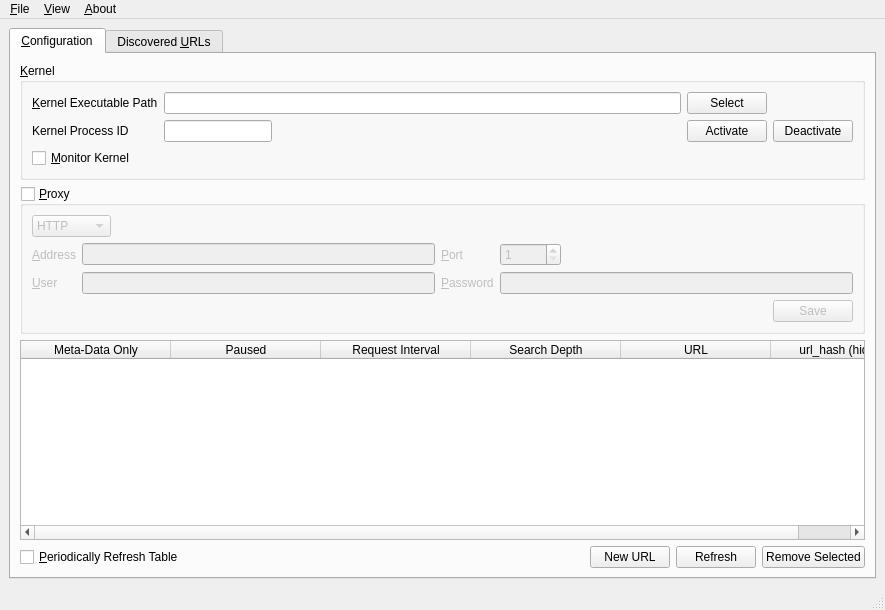
<?xml version="1.0" encoding="UTF-8"?>
<ui version="4.0">
 <class>pandamonium_mainwindow</class>
 <widget class="QMainWindow" name="pandamonium_mainwindow">
  <property name="geometry">
   <rect>
    <x>0</x>
    <y>0</y>
    <width>885</width>
    <height>610</height>
   </rect>
  </property>
  <property name="windowTitle">
   <string>pandamonium</string>
  </property>
  <property name="windowIcon">
   <iconset resource="../Images/images.qrc">
    <normaloff>:/pandamonium-logo-font.png</normaloff>:/pandamonium-logo-font.png</iconset>
  </property>
  <widget class="QWidget" name="centralwidget">
   <layout class="QVBoxLayout" name="verticalLayout_3">
    <item>
     <widget class="QTabWidget" name="tab_widget">
      <property name="currentIndex">
       <number>0</number>
      </property>
      <property name="iconSize">
       <size>
        <width>24</width>
        <height>24</height>
       </size>
      </property>
      <widget class="QWidget" name="tab">
       <attribute name="icon">
        <iconset resource="../Icons/icons.qrc">
         <normaloff>:/nuvola/configure.png</normaloff>:/nuvola/configure.png</iconset>
       </attribute>
       <attribute name="title">
        <string>&amp;Configuration</string>
       </attribute>
       <layout class="QVBoxLayout" name="verticalLayout_2">
        <item>
         <widget class="QGroupBox" name="groupBox">
          <property name="title">
           <string>&amp;Kernel</string>
          </property>
          <layout class="QVBoxLayout" name="verticalLayout_5">
           <item>
            <layout class="QGridLayout" name="kernel_box_grid_layout">
             <item row="0" column="0">
              <widget class="QLabel" name="label_5">
               <property name="text">
                <string>&amp;Kernel Executable Path</string>
               </property>
               <property name="buddy">
                <cstring>kernel_path</cstring>
               </property>
              </widget>
             </item>
             <item row="0" column="1">
              <widget class="QLineEdit" name="kernel_path"/>
             </item>
             <item row="0" column="2">
              <widget class="QPushButton" name="select_kernel_path">
               <property name="text">
                <string>Select</string>
               </property>
               <property name="icon">
                <iconset resource="../Icons/icons.qrc">
                 <normaloff>:/nuvola/fileopen.png</normaloff>:/nuvola/fileopen.png</iconset>
               </property>
              </widget>
             </item>
             <item row="1" column="0">
              <widget class="QLabel" name="label_6">
               <property name="text">
                <string>Kernel Process ID</string>
               </property>
              </widget>
             </item>
             <item row="1" column="2">
              <widget class="QPushButton" name="activate_kernel">
               <property name="toolTip">
                <string>Activate pandamonium's kernel.</string>
               </property>
               <property name="text">
                <string>Activate</string>
               </property>
               <property name="icon">
                <iconset resource="../Icons/icons.qrc">
                 <normaloff>:/nuvola/run.png</normaloff>:/nuvola/run.png</iconset>
               </property>
              </widget>
             </item>
             <item row="1" column="3">
              <widget class="QPushButton" name="deactivate_kernel">
               <property name="toolTip">
                <string>Deactivate pandamonium's kernel. If pressed, kernel monitoring will be disabled.</string>
               </property>
               <property name="text">
                <string>Deactivate</string>
               </property>
               <property name="icon">
                <iconset resource="../Icons/icons.qrc">
                 <normaloff>:/nuvola/stop.png</normaloff>:/nuvola/stop.png</iconset>
               </property>
              </widget>
             </item>
             <item row="1" column="1">
              <widget class="QLineEdit" name="kernel_pid">
               <property name="sizePolicy">
                <sizepolicy hsizetype="Fixed" vsizetype="Fixed">
                 <horstretch>0</horstretch>
                 <verstretch>0</verstretch>
                </sizepolicy>
               </property>
               <property name="readOnly">
                <bool>true</bool>
               </property>
              </widget>
             </item>
            </layout>
           </item>
           <item>
            <layout class="QHBoxLayout" name="horizontalLayout_9">
             <item>
              <widget class="QCheckBox" name="monitor_kernel">
               <property name="toolTip">
                <string>&lt;html&gt;&lt;head/&gt;&lt;body&gt;&lt;p&gt;Silently monitor the kernel. If the kernel is not active, activate it. Please note that deactivating the kernel will disable this option.&lt;/p&gt;&lt;/body&gt;&lt;/html&gt;</string>
               </property>
               <property name="text">
                <string>&amp;Monitor Kernel</string>
               </property>
              </widget>
             </item>
             <item>
              <spacer name="horizontalSpacer_11">
               <property name="orientation">
                <enum>Qt::Horizontal</enum>
               </property>
               <property name="sizeHint" stdset="0">
                <size>
                 <width>40</width>
                 <height>20</height>
                </size>
               </property>
              </spacer>
             </item>
            </layout>
           </item>
          </layout>
         </widget>
        </item>
        <item>
         <widget class="QGroupBox" name="proxy_information">
          <property name="title">
           <string>&amp;Proxy</string>
          </property>
          <property name="checkable">
           <bool>true</bool>
          </property>
          <property name="checked">
           <bool>false</bool>
          </property>
          <layout class="QVBoxLayout" name="verticalLayout">
           <item>
            <layout class="QHBoxLayout" name="horizontalLayout">
             <item>
              <widget class="QComboBox" name="proxy_type">
               <property name="sizeAdjustPolicy">
                <enum>QComboBox::AdjustToContents</enum>
               </property>
               <item>
                <property name="text">
                 <string>HTTP</string>
                </property>
               </item>
               <item>
                <property name="text">
                 <string>SOCKS5</string>
                </property>
               </item>
              </widget>
             </item>
             <item>
              <spacer name="horizontalSpacer">
               <property name="orientation">
                <enum>Qt::Horizontal</enum>
               </property>
               <property name="sizeHint" stdset="0">
                <size>
                 <width>40</width>
                 <height>20</height>
                </size>
               </property>
              </spacer>
             </item>
            </layout>
           </item>
           <item>
            <layout class="QGridLayout" name="gridLayout">
             <item row="0" column="0">
              <widget class="QLabel" name="label">
               <property name="text">
                <string>&amp;Address</string>
               </property>
               <property name="buddy">
                <cstring>proxy_address</cstring>
               </property>
              </widget>
             </item>
             <item row="0" column="1">
              <widget class="QLineEdit" name="proxy_address"/>
             </item>
             <item row="0" column="2">
              <widget class="QLabel" name="label_2">
               <property name="text">
                <string>&amp;Port</string>
               </property>
               <property name="buddy">
                <cstring>proxy_port</cstring>
               </property>
              </widget>
             </item>
             <item row="1" column="0">
              <widget class="QLabel" name="label_3">
               <property name="text">
                <string>&amp;User</string>
               </property>
               <property name="buddy">
                <cstring>proxy_user</cstring>
               </property>
              </widget>
             </item>
             <item row="1" column="1">
              <widget class="QLineEdit" name="proxy_user"/>
             </item>
             <item row="1" column="2">
              <widget class="QLabel" name="label_4">
               <property name="text">
                <string>&amp;Password</string>
               </property>
               <property name="buddy">
                <cstring>proxy_password</cstring>
               </property>
              </widget>
             </item>
             <item row="1" column="3">
              <widget class="QLineEdit" name="proxy_password">
               <property name="echoMode">
                <enum>QLineEdit::Password</enum>
               </property>
              </widget>
             </item>
             <item row="0" column="3">
              <layout class="QHBoxLayout" name="horizontalLayout_2">
               <item>
                <widget class="QSpinBox" name="proxy_port">
                 <property name="minimum">
                  <number>1</number>
                 </property>
                 <property name="maximum">
                  <number>65535</number>
                 </property>
                </widget>
               </item>
               <item>
                <spacer name="horizontalSpacer_2">
                 <property name="orientation">
                  <enum>Qt::Horizontal</enum>
                 </property>
                 <property name="sizeHint" stdset="0">
                  <size>
                   <width>40</width>
                   <height>20</height>
                  </size>
                 </property>
                </spacer>
               </item>
              </layout>
             </item>
            </layout>
           </item>
           <item>
            <layout class="QHBoxLayout" name="horizontalLayout_7">
             <item>
              <spacer name="horizontalSpacer_10">
               <property name="orientation">
                <enum>Qt::Horizontal</enum>
               </property>
               <property name="sizeHint" stdset="0">
                <size>
                 <width>40</width>
                 <height>20</height>
                </size>
               </property>
              </spacer>
             </item>
             <item>
              <widget class="QPushButton" name="save_proxy_information">
               <property name="text">
                <string>Save</string>
               </property>
              </widget>
             </item>
            </layout>
           </item>
          </layout>
         </widget>
        </item>
        <item>
         <widget class="QTableWidget" name="search_urls">
          <property name="alternatingRowColors">
           <bool>true</bool>
          </property>
          <property name="selectionBehavior">
           <enum>QAbstractItemView::SelectRows</enum>
          </property>
          <property name="horizontalScrollMode">
           <enum>QAbstractItemView::ScrollPerPixel</enum>
          </property>
          <attribute name="horizontalHeaderDefaultSectionSize">
           <number>150</number>
          </attribute>
          <attribute name="horizontalHeaderMinimumSectionSize">
           <number>150</number>
          </attribute>
          <attribute name="horizontalHeaderStretchLastSection">
           <bool>true</bool>
          </attribute>
          <column>
           <property name="text">
            <string>Meta-Data Only</string>
           </property>
          </column>
          <column>
           <property name="text">
            <string>Paused</string>
           </property>
          </column>
          <column>
           <property name="text">
            <string>Request Interval</string>
           </property>
          </column>
          <column>
           <property name="text">
            <string>Search Depth</string>
           </property>
          </column>
          <column>
           <property name="text">
            <string>URL</string>
           </property>
          </column>
          <column>
           <property name="text">
            <string>url_hash (hidden)</string>
           </property>
          </column>
         </widget>
        </item>
        <item>
         <layout class="QHBoxLayout" name="horizontalLayout_4">
          <item>
           <widget class="QCheckBox" name="periodically_list_search_urls">
            <property name="text">
             <string>&amp;Periodically Refresh Table</string>
            </property>
           </widget>
          </item>
          <item>
           <spacer name="horizontalSpacer_4">
            <property name="orientation">
             <enum>Qt::Horizontal</enum>
            </property>
            <property name="sizeHint" stdset="0">
             <size>
              <width>40</width>
              <height>20</height>
             </size>
            </property>
           </spacer>
          </item>
          <item>
           <widget class="QPushButton" name="add_search_url">
            <property name="text">
             <string>New URL</string>
            </property>
            <property name="icon">
             <iconset resource="../Icons/icons.qrc">
              <normaloff>:/nuvola/bookmark_add.png</normaloff>:/nuvola/bookmark_add.png</iconset>
            </property>
           </widget>
          </item>
          <item>
           <widget class="QPushButton" name="list_search_urls">
            <property name="text">
             <string>Refresh</string>
            </property>
            <property name="icon">
             <iconset resource="../Icons/icons.qrc">
              <normaloff>:/nuvola/reload.png</normaloff>:/nuvola/reload.png</iconset>
            </property>
           </widget>
          </item>
          <item>
           <widget class="QPushButton" name="remove_search_urls">
            <property name="text">
             <string>Remove Selected</string>
            </property>
            <property name="icon">
             <iconset resource="../Icons/icons.qrc">
              <normaloff>:/nuvola/editdelete.png</normaloff>:/nuvola/editdelete.png</iconset>
            </property>
           </widget>
          </item>
         </layout>
        </item>
       </layout>
      </widget>
      <widget class="QWidget" name="tab_2">
       <attribute name="icon">
        <iconset resource="../Icons/icons.qrc">
         <normaloff>:/nuvola/www.png</normaloff>:/nuvola/www.png</iconset>
       </attribute>
       <attribute name="title">
        <string>Discovered &amp;URLs</string>
       </attribute>
       <layout class="QVBoxLayout" name="verticalLayout_4">
        <item>
         <layout class="QHBoxLayout" name="horizontalLayout_5">
          <item>
           <widget class="QLabel" name="label_8">
            <property name="text">
             <string>&amp;Limit</string>
            </property>
            <property name="buddy">
             <cstring>page_limit</cstring>
            </property>
           </widget>
          </item>
          <item>
           <widget class="QComboBox" name="page_limit">
            <property name="sizeAdjustPolicy">
             <enum>QComboBox::AdjustToContents</enum>
            </property>
            <item>
             <property name="text">
              <string>1000</string>
             </property>
            </item>
            <item>
             <property name="text">
              <string>2500</string>
             </property>
            </item>
            <item>
             <property name="text">
              <string>5000</string>
             </property>
            </item>
            <item>
             <property name="text">
              <string>7500</string>
             </property>
            </item>
            <item>
             <property name="text">
              <string>10000</string>
             </property>
            </item>
           </widget>
          </item>
          <item>
           <widget class="QComboBox" name="page">
            <property name="sizeAdjustPolicy">
             <enum>QComboBox::AdjustToContents</enum>
            </property>
            <item>
             <property name="text">
              <string>Page 1</string>
             </property>
            </item>
           </widget>
          </item>
          <item>
           <widget class="QCheckBox" name="periodically_list_parsed_urls">
            <property name="text">
             <string>&amp;Periodically Refresh Table</string>
            </property>
           </widget>
          </item>
          <item>
           <spacer name="horizontalSpacer_6">
            <property name="orientation">
             <enum>Qt::Horizontal</enum>
            </property>
            <property name="sizeHint" stdset="0">
             <size>
              <width>40</width>
              <height>20</height>
             </size>
            </property>
           </spacer>
          </item>
          <item>
           <widget class="QPushButton" name="toggle_all">
            <property name="toolTip">
             <string>If pressed, the periodic populating of the table will be disabled.</string>
            </property>
            <property name="text">
             <string>Toggle All</string>
            </property>
           </widget>
          </item>
          <item>
           <widget class="QPushButton" name="toggle_none">
            <property name="toolTip">
             <string>If pressed, the periodic populating of the table will be disabled.</string>
            </property>
            <property name="text">
             <string>Toggle None</string>
            </property>
           </widget>
          </item>
         </layout>
        </item>
        <item>
         <widget class="QTableWidget" name="parsed_urls">
          <property name="alternatingRowColors">
           <bool>true</bool>
          </property>
          <property name="selectionBehavior">
           <enum>QAbstractItemView::SelectRows</enum>
          </property>
          <property name="horizontalScrollMode">
           <enum>QAbstractItemView::ScrollPerPixel</enum>
          </property>
          <attribute name="horizontalHeaderDefaultSectionSize">
           <number>150</number>
          </attribute>
          <attribute name="horizontalHeaderMinimumSectionSize">
           <number>150</number>
          </attribute>
          <attribute name="horizontalHeaderStretchLastSection">
           <bool>true</bool>
          </attribute>
          <column>
           <property name="text">
            <string>Export</string>
           </property>
          </column>
          <column>
           <property name="text">
            <string>URL</string>
           </property>
          </column>
          <column>
           <property name="text">
            <string>Title</string>
           </property>
          </column>
         </widget>
        </item>
        <item>
         <layout class="QHBoxLayout" name="horizontalLayout_6">
          <item>
           <widget class="QCheckBox" name="delete_exported_urls">
            <property name="text">
             <string>&amp;Delete Exported URL(s)</string>
            </property>
           </widget>
          </item>
          <item>
           <spacer name="horizontalSpacer_8">
            <property name="orientation">
             <enum>Qt::Horizontal</enum>
            </property>
            <property name="sizeHint" stdset="0">
             <size>
              <width>40</width>
              <height>20</height>
             </size>
            </property>
           </spacer>
          </item>
          <item>
           <widget class="QPushButton" name="export_toggled">
            <property name="toolTip">
             <string>If pressed, the periodic populating of the table will be disabled.</string>
            </property>
            <property name="text">
             <string>Export</string>
            </property>
            <property name="icon">
             <iconset resource="../Icons/icons.qrc">
              <normaloff>:/nuvola/fileexport.png</normaloff>:/nuvola/fileexport.png</iconset>
            </property>
           </widget>
          </item>
          <item>
           <widget class="QPushButton" name="list_parsed_urls">
            <property name="text">
             <string>Refresh</string>
            </property>
            <property name="icon">
             <iconset resource="../Icons/icons.qrc">
              <normaloff>:/nuvola/reload.png</normaloff>:/nuvola/reload.png</iconset>
            </property>
           </widget>
          </item>
          <item>
           <widget class="Line" name="line">
            <property name="orientation">
             <enum>Qt::Vertical</enum>
            </property>
           </widget>
          </item>
          <item>
           <widget class="QPushButton" name="purge_unvisited_visited_urls">
            <property name="toolTip">
             <string>&lt;html&gt;&lt;head/&gt;&lt;body&gt;&lt;p&gt;Remove pandamonium_visited_urls.db. The parsed URLs will not be removed.&lt;/p&gt;&lt;/body&gt;&lt;/html&gt;</string>
            </property>
            <property name="text">
             <string>Purge</string>
            </property>
            <property name="icon">
             <iconset resource="../Icons/icons.qrc">
              <normaloff>:/nuvola/trashcan_empty.png</normaloff>:/nuvola/trashcan_empty.png</iconset>
            </property>
           </widget>
          </item>
          <item>
           <widget class="QPushButton" name="remove_all_parsed_urls">
            <property name="text">
             <string>Remove All</string>
            </property>
            <property name="icon">
             <iconset resource="../Icons/icons.qrc">
              <normaloff>:/nuvola/editdelete.png</normaloff>:/nuvola/editdelete.png</iconset>
            </property>
           </widget>
          </item>
          <item>
           <widget class="QPushButton" name="remove_selected_parsed_urls">
            <property name="text">
             <string>Remove Selected</string>
            </property>
            <property name="icon">
             <iconset resource="../Icons/icons.qrc">
              <normaloff>:/nuvola/editdelete.png</normaloff>:/nuvola/editdelete.png</iconset>
            </property>
           </widget>
          </item>
         </layout>
        </item>
       </layout>
      </widget>
     </widget>
    </item>
   </layout>
  </widget>
  <widget class="QMenuBar" name="menubar">
   <property name="geometry">
    <rect>
     <x>0</x>
     <y>0</y>
     <width>885</width>
     <height>27</height>
    </rect>
   </property>
   <widget class="QMenu" name="menu_File">
    <property name="title">
     <string>&amp;File</string>
    </property>
    <addaction name="action_Quit"/>
   </widget>
   <widget class="QMenu" name="menu_View">
    <property name="title">
     <string>&amp;View</string>
    </property>
    <addaction name="action_Broken_Links"/>
    <addaction name="action_Export_Definition"/>
    <addaction name="action_Statistics_Window"/>
   </widget>
   <widget class="QMenu" name="menu_About">
    <property name="title">
     <string>&amp;About</string>
    </property>
    <addaction name="action_About"/>
   </widget>
   <addaction name="menu_File"/>
   <addaction name="menu_View"/>
   <addaction name="menu_About"/>
  </widget>
  <widget class="QStatusBar" name="statusbar"/>
  <action name="action_Quit">
   <property name="icon">
    <iconset resource="../Icons/icons.qrc">
     <normaloff>:/nuvola/exit.png</normaloff>:/nuvola/exit.png</iconset>
   </property>
   <property name="text">
    <string>&amp;Quit</string>
   </property>
   <property name="shortcut">
    <string>Ctrl+Q</string>
   </property>
  </action>
  <action name="action_Statistics_Window">
   <property name="text">
    <string>&amp;Statistics Window</string>
   </property>
   <property name="shortcut">
    <string>Ctrl+S</string>
   </property>
  </action>
  <action name="action_Export_Definition">
   <property name="text">
    <string>&amp;Export Definition</string>
   </property>
   <property name="shortcut">
    <string>Ctrl+E</string>
   </property>
  </action>
  <action name="action_About">
   <property name="text">
    <string>&amp;About</string>
   </property>
  </action>
  <action name="action_Broken_Links">
   <property name="text">
    <string>&amp;Broken Links</string>
   </property>
   <property name="shortcut">
    <string>Ctrl+B</string>
   </property>
  </action>
 </widget>
 <tabstops>
  <tabstop>tab_widget</tabstop>
  <tabstop>kernel_path</tabstop>
  <tabstop>select_kernel_path</tabstop>
  <tabstop>kernel_pid</tabstop>
  <tabstop>activate_kernel</tabstop>
  <tabstop>deactivate_kernel</tabstop>
  <tabstop>monitor_kernel</tabstop>
  <tabstop>proxy_information</tabstop>
  <tabstop>proxy_type</tabstop>
  <tabstop>proxy_address</tabstop>
  <tabstop>proxy_port</tabstop>
  <tabstop>proxy_user</tabstop>
  <tabstop>proxy_password</tabstop>
  <tabstop>save_proxy_information</tabstop>
  <tabstop>search_urls</tabstop>
  <tabstop>periodically_list_search_urls</tabstop>
  <tabstop>add_search_url</tabstop>
  <tabstop>list_search_urls</tabstop>
  <tabstop>remove_search_urls</tabstop>
  <tabstop>page_limit</tabstop>
  <tabstop>page</tabstop>
  <tabstop>periodically_list_parsed_urls</tabstop>
  <tabstop>toggle_all</tabstop>
  <tabstop>toggle_none</tabstop>
  <tabstop>parsed_urls</tabstop>
  <tabstop>delete_exported_urls</tabstop>
  <tabstop>export_toggled</tabstop>
  <tabstop>list_parsed_urls</tabstop>
  <tabstop>purge_unvisited_visited_urls</tabstop>
  <tabstop>remove_all_parsed_urls</tabstop>
  <tabstop>remove_selected_parsed_urls</tabstop>
 </tabstops>
 <resources>
  <include location="../Icons/icons.qrc"/>
  <include location="../Images/images.qrc"/>
 </resources>
 <connections/>
</ui>
